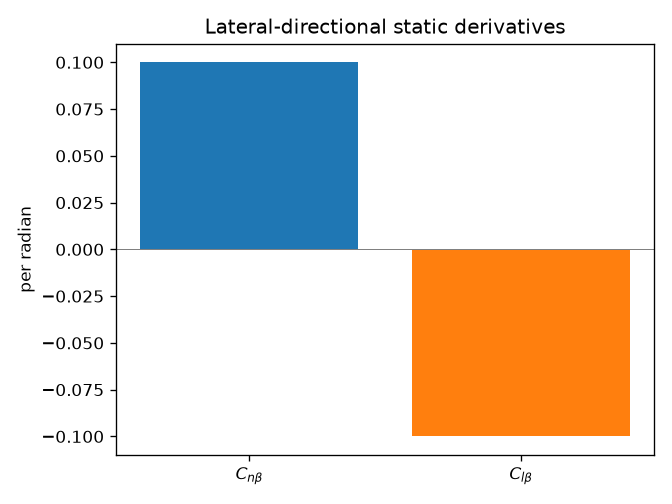

Python code for this plot:
#!/usr/bin/env python3
"""Weathercock and geometric-dihedral static derivatives.

vertical_tail_volume is Sv*lv/(S*b).
cn_beta_vertical_tail is av*Vv*eta.
cl_beta_geometric_dihedral is -aw*gamma*(1+2*lam)/(6*(1+lam)).
Positive Cn_beta is weathercock stable. Negative Cl_beta is positive
effective dihedral.
"""

from __future__ import annotations

import argparse
import math
import sys
import tempfile
from pathlib import Path

CHECK_TOL = 1e-9
SKILL_DIR = Path(__file__).resolve().parent

ASSUMPTIONS = (
    "vertical_tail_volume Vv = Sv*lv/(S*b); "
    "cn_beta_vertical_tail Cn_beta = av*Vv*eta; "
    "eta defaults to 1 at zero attack when omitted (eta_source default_unity); "
    "cl_beta_geometric_dihedral for an unswept wing; "
    "taper defaults to 1 (rectangular factor 1/4); "
    "gamma in radians; positive Cn_beta weathervanes; "
    "negative Cl_beta is positive effective dihedral; "
    "fuselage, sweep, and Dutch-roll dynamics are omitted"
)


def print_kv(key: str, value: object) -> None:
    if isinstance(value, float):
        text = f"{value:.8g}"
    else:
        text = str(value)
    print(f"{key}: {text}")


def close(actual: float, expected: float) -> bool:
    scale = max(abs(expected), 1.0)
    return abs(actual - expected) <= CHECK_TOL * scale


def require_positive(name: str, value: float) -> None:
    if not math.isfinite(value) or value <= 0.0:
        raise ValueError(f"{name} must be finite and > 0")


def require_finite(name: str, value: float) -> None:
    if not math.isfinite(value):
        raise ValueError(f"{name} must be finite")


def vertical_tail_volume(sv: float, lv: float, area: float, span: float) -> float:
    return sv * lv / (area * span)


def cn_beta_vertical_tail(av: float, volume: float, eta: float) -> float:
    return av * volume * eta


def cl_beta_geometric_dihedral(aw: float, gamma: float, taper: float) -> float:
    return -aw * gamma * (1.0 + 2.0 * taper) / (6.0 * (1.0 + taper))


def flags(cn_beta: float, cl_beta: float) -> dict[str, str]:
    if cn_beta > 0.0:
        weather = "stable"
    elif cn_beta < 0.0:
        weather = "unstable"
    else:
        weather = "neutral"
    if cl_beta < 0.0:
        dihedral = "stable"
    elif cl_beta > 0.0:
        dihedral = "unstable"
    else:
        dihedral = "neutral"
    return {"weathercock": weather, "effective_dihedral": dihedral}


def estimate(args: argparse.Namespace) -> dict[str, object]:
    for name in ("span", "area", "cl_alpha", "sv", "lv", "av", "gamma"):
        value = getattr(args, name)
        if value is None:
            raise ValueError(f"estimate path needs --{name.replace('_', '-')}")
        if name == "gamma":
            require_finite(name, value)
        else:
            require_positive(name, value)
    taper = 1.0 if args.taper is None else args.taper
    if taper < 0.0 or not math.isfinite(taper):
        raise ValueError("taper must be finite and >= 0")
    if args.eta_v is None:
        eta = 1.0
        eta_source = "default_unity"
    else:
        require_positive("eta-v", args.eta_v)
        eta = args.eta_v
        eta_source = "supplied"
    volume = vertical_tail_volume(args.sv, args.lv, args.area, args.span)
    cn_beta = cn_beta_vertical_tail(args.av, volume, eta)
    cl_beta = cl_beta_geometric_dihedral(args.cl_alpha, args.gamma, taper)
    result: dict[str, object] = {
        "path": "estimate",
        "Vv": volume,
        "eta": eta,
        "eta_source": eta_source,
        "taper": taper,
        "Cn_beta_per_rad": cn_beta,
        "Cl_beta_per_rad": cl_beta,
    }
    result.update(flags(cn_beta, cl_beta))
    return result


def supplied(args: argparse.Namespace) -> dict[str, object]:
    require_finite("cn-beta", args.cn_beta)
    require_finite("cl-beta", args.cl_beta)
    result: dict[str, object] = {
        "path": "supplied",
        "Cn_beta_per_rad": args.cn_beta,
        "Cl_beta_per_rad": args.cl_beta,
    }
    result.update(flags(args.cn_beta, args.cl_beta))
    return result


def from_args(args: argparse.Namespace) -> dict[str, object]:
    estimate_names = ("span", "area", "cl_alpha", "sv", "lv", "av", "gamma", "eta_v", "taper")
    has_estimate = any(getattr(args, name) is not None for name in estimate_names)
    has_supplied = args.cn_beta is not None or args.cl_beta is not None
    if has_estimate and has_supplied:
        raise ValueError("do not mix geometry with --cn-beta/--cl-beta")
    if has_supplied:
        if args.cn_beta is None or args.cl_beta is None:
            raise ValueError("--cn-beta and --cl-beta are a pair")
        return supplied(args)
    if has_estimate:
        return estimate(args)
    raise ValueError("pass geometry, or --cn-beta and --cl-beta")


def emit(result: dict[str, object], graph: Path) -> None:
    print_kv("assumptions", ASSUMPTIONS)
    for key in (
        "path",
        "Vv",
        "eta",
        "eta_source",
        "taper",
        "Cn_beta_per_rad",
        "Cl_beta_per_rad",
        "weathercock",
        "effective_dihedral",
    ):
        if key in result:
            print_kv(key, result[key])
    print_kv("graph", str(graph))


def write_plot(result: dict[str, object], out_path: Path) -> None:
    import matplotlib.pyplot as plt

    labels = [r"$C_{n\beta}$", r"$C_{l\beta}$"]
    values = [float(result["Cn_beta_per_rad"]), float(result["Cl_beta_per_rad"])]
    fig, ax = plt.subplots(figsize=(5.6, 4.2))
    ax.bar(labels, values, color=["C0", "C1"])
    ax.axhline(0.0, color="0.5", lw=0.6)
    ax.set_ylabel("per radian")
    ax.set_title("Lateral-directional static derivatives")
    fig.tight_layout()
    out_path.parent.mkdir(parents=True, exist_ok=True)
    fig.savefig(out_path, dpi=120)
    plt.close(fig)


def run_check() -> int:
    volume = vertical_tail_volume(2.0, 5.0, 20.0, 10.0)
    if not close(volume, 0.05):
        return fail("volume")
    if not close(cn_beta_vertical_tail(2.0, volume, 1.0), 0.1):
        return fail("cn")
    if not close(cl_beta_geometric_dihedral(4.0, 0.1, 1.0), -0.1):
        return fail("cl")
    state = estimate(
        argparse.Namespace(
            span=10.0,
            area=20.0,
            cl_alpha=4.0,
            sv=2.0,
            lv=5.0,
            av=2.0,
            gamma=0.1,
            eta_v=None,
            taper=None,
        )
    )
    if state["weathercock"] != "stable" or state["effective_dihedral"] != "stable":
        return fail("signs")
    if state["eta_source"] != "default_unity":
        return fail("eta source")
    given = supplied(argparse.Namespace(cn_beta=-0.2, cl_beta=0.1))
    if given["weathercock"] != "unstable" or given["effective_dihedral"] != "unstable":
        return fail("supplied signs")
    with tempfile.TemporaryDirectory() as folder:
        path = Path(folder) / "check.png"
        write_plot(state, path)
        if path.stat().st_size < 1000:
            return fail("check plot was not written")
    print("check: pass")
    print_kv("Cn_beta_per_rad", float(state["Cn_beta_per_rad"]))
    print_kv("Cl_beta_per_rad", float(state["Cl_beta_per_rad"]))
    return 0


def fail(message: str) -> int:
    print(f"CHECK FAIL: {message}", file=sys.stderr)
    return 1


def parse_args(argv: list[str] | None = None) -> argparse.Namespace:
    parser = argparse.ArgumentParser(
        description="Vertical-tail weathercock and unswept geometric dihedral."
    )
    parser.add_argument("--span", type=float, default=None, help="wing span b [m]")
    parser.add_argument("--area", type=float, default=None, help="wing area S [m^2]")
    parser.add_argument("--cl-alpha", type=float, default=None, help="wing lift-curve slope [1/rad]")
    parser.add_argument("--sv", type=float, default=None, help="vertical-tail area [m^2]")
    parser.add_argument("--lv", type=float, default=None, help="vertical-tail length [m]")
    parser.add_argument("--av", type=float, default=None, help="vertical-tail lift-curve slope [1/rad]")
    parser.add_argument("--gamma", type=float, default=None, help="geometric dihedral [rad]")
    parser.add_argument("--eta-v", type=float, default=None, help="vertical-tail dynamic-pressure ratio")
    parser.add_argument("--taper", type=float, default=None, help="wing taper ratio")
    parser.add_argument("--cn-beta", type=float, default=None, help="supplied Cn_beta [1/rad]")
    parser.add_argument("--cl-beta", type=float, default=None, help="supplied Cl_beta [1/rad]")
    parser.add_argument("--out", type=Path, default=None, help="PNG path")
    parser.add_argument("--check", action="store_true", help="run built-in consistency checks")
    return parser.parse_args(argv)


def main(argv: list[str] | None = None) -> int:
    args = parse_args(argv)
    if args.check:
        return run_check()
    try:
        result = from_args(args)
    except ValueError as exc:
        print(f"error: {exc}", file=sys.stderr)
        return 2
    out_path = args.out if args.out is not None else SKILL_DIR / "lateral_directional_static_stability.png"
    try:
        write_plot(result, out_path)
    except Exception as exc:
        print(f"error: {exc}", file=sys.stderr)
        return 2
    emit(result, out_path)
    return 0


if __name__ == "__main__":
    sys.exit(main())
